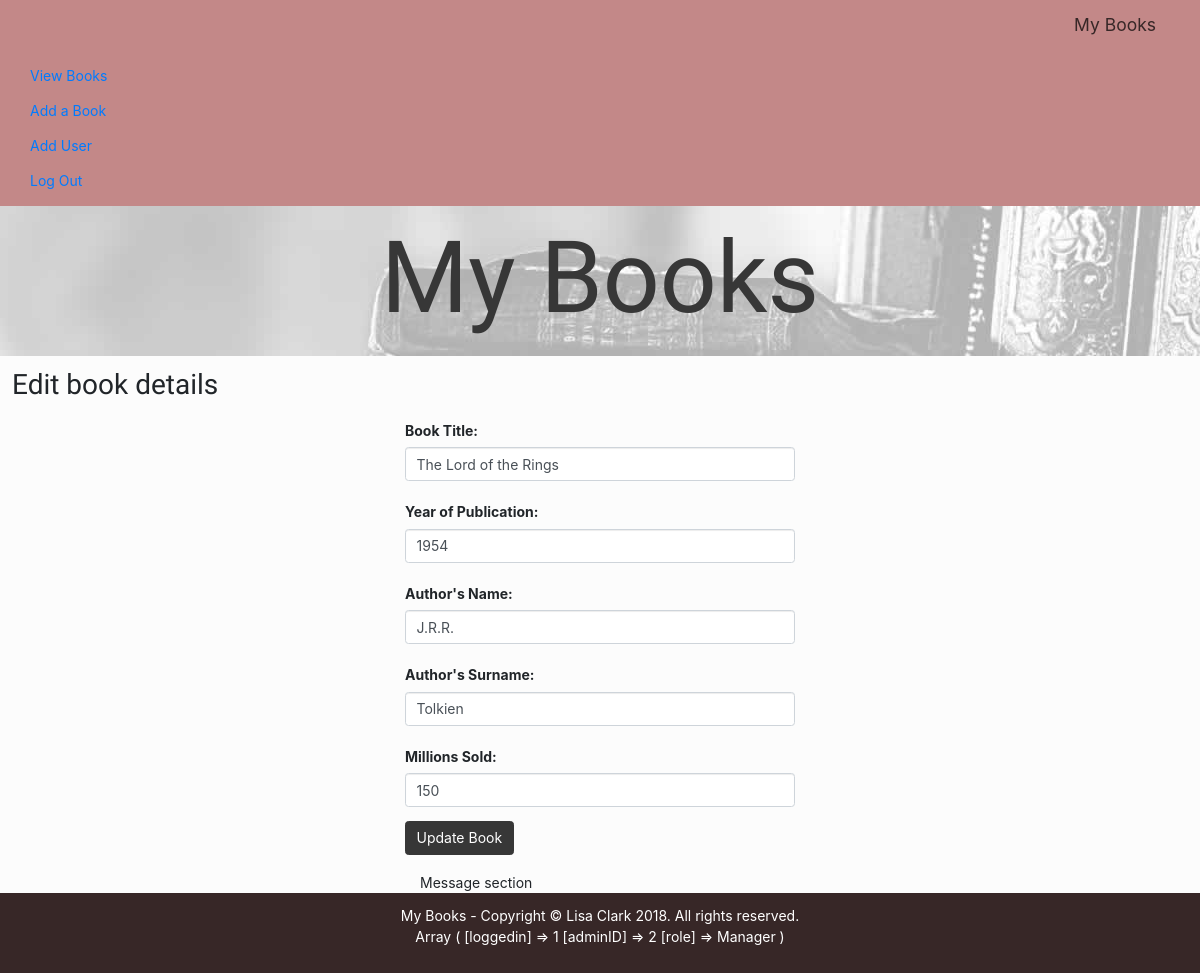
The app's page /View/php/page_editbook.php?BookID=3 (signed in) with its own data.
### tables this page shows
CREATE TABLE `book` (
  `BookID` int(10) UNSIGNED NOT NULL,
  `BookTitle` varchar(255) NOT NULL,
  `OriginalTitle` varchar(255) DEFAULT NULL,
  `YearofPublication` int(4) NOT NULL DEFAULT '0',
  `Genre` varchar(30) NOT NULL,
  `MillionsSold` int(10) UNSIGNED NOT NULL,
  `LanguageWritten` varchar(30) NOT NULL,
  `AuthorID` int(10) UNSIGNED NOT NULL,
  `imageID` int(10) UNSIGNED NOT NULL
);

CREATE TABLE `author` (
  `AuthorID` int(10) UNSIGNED NOT NULL,
  `Name` varchar(30) NOT NULL,
  `Surname` varchar(30) NOT NULL,
  `Nationality` varchar(30) NOT NULL,
  `BirthYear` int(4) UNSIGNED NOT NULL,
  `DeathYear` int(4) UNSIGNED DEFAULT NULL
);

### Model/dbfunctions.php (called while the page is built, shortened)
<?php
function select_one_book($BookID) {
    $select_sql = "SELECT * FROM book
INNER JOIN author ON author.AuthorID = book.AuthorID WHERE BookID='" . $_GET['BookID'] . "'";
    include 'connect.php';
    $stmt = $conn->prepare($select_sql);
    $stmt->execute();
    return $result = $stmt->fetch(PDO::FETCH_ASSOC);
}
?>

### View/php/page_editbook.php (the view, shortened to what this page needs)
<?php
include "header.php";
include '../../Model/connect.php';
include '../../Model/dbfunctions.php';
include "nav.php";
?>
<?php
$bookdetails = select_one_book($_GET['BookID']);
?>
<div class="page-flex-container">
    <h2>Edit book details</h2>
    <form class="form-edit" id="update_form">
        <fieldset>
            <div class="form-group row">
                <label for="booktitle" class="col-form-label">Book Title: </label>
                <input class="form-control" id="booktitle" name="BookTitle" type="text" value="<?php echo $bookdetails['BookTitle'];?>">
            </div>
            <div class="form-group row">
                <label for="yearofpub" class="col-form-label">Year of Publication: </label>
                <input class="form-control" id="yearofpub" name="YearofPublication" type="text" value="<?php echo $bookdetails['YearofPublication'];?>">
            </div>
            <div class="form-group row">
                <label for="authorname" class="col-form-label">Author's Name: </label>
                <input class="form-control" id="authorname" name="Name" type="text" value="<?php echo $bookdetails['Name'];?>">
            </div>
            <div class="form-group row">
                <label for="authorsurname" class="col-form-label">Author's Surname: </label>
                <input class="form-control" id="authorsurname" name="Surname" type="text" value="<?php echo $bookdetails['Surname'];?>">
            </div>
            <div class="form-group row">
                <label for="sold" class="col-form-label">Millions Sold: </label>
                <input class="form-control" id="sold" name="MillionsSold" type="text" value="<?php echo $bookdetails['MillionsSold'];?>">
            </div>
            <div class="form-group row">
                <button class="btn btn-primary" type="button" id="update" onclick="updateBook(<?php echo $_GET['BookID']; ?>)">Update Book</button>
            </div>
            <div id="errorsection">
                Message section
            </div>
        </fieldset>
    </form>
</div>
<?php
    include "footer.php";
?>

### View/css/style.css (style rules this page uses)
html, body, header, nav, footer, section, form, fieldset, label, input, textarea, p, div, h1, h2, h3, h4, h5, h6 { border: 0; margin: 0; padding: 0; }
html { font-size: 14px; font-family: sans-serif; }
h2 { padding: 1%; font-family: 'Gloria Hallelujah', cursive; }
.btn-primary { background-color: #373737; border-color: #373737; margin-bottom: 1%; }
.page-flex-container { background-color: #FCFCFC; order: 3; width: 100%; }
.form-edit, .form-add { width: 30%; min-height: 100%; margin: 0 auto; }
#update { float: right; }

### records on screen
book: BookTitle "The Lord of the Rings", YearofPublication "1954", Name "J.R.R.", Surname "Tolkien", MillionsSold "150"
